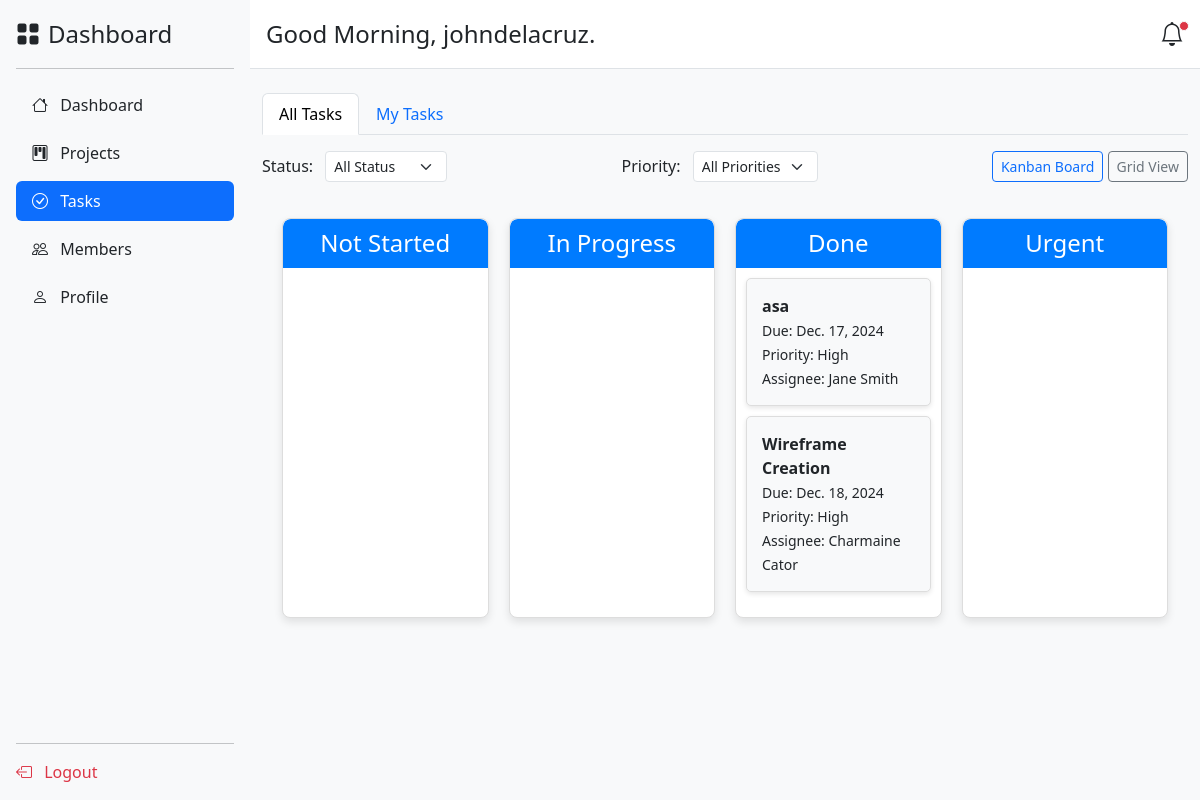
Page /tasks/ (signed in) on the committed database.
### app/models.py (models this page shows, shortened)
class Task(models.Model):
    STATUS_CHOICES = [
        ('not-started', 'Not Started'),
        ('in-progress', 'In Progress'),
        ('done', 'Done'),
        ('urgent', 'Urgent'),
    ]
    PRIORITY_CHOICES = [
        ('low', 'Low'),
        ('medium', 'Medium'),
        ('high', 'High'),
    ]
    title = models.CharField(max_length=255)  # Task title
    description = models.TextField()  # Task description
    due_date = models.DateField()  # Task deadline
    status = models.CharField(max_length=20, choices=STATUS_CHOICES, default='not-started')  # Task status
    priority = models.CharField(max_length=10, choices=PRIORITY_CHOICES, default='medium')  # Task priority
    project = models.ForeignKey(Project, on_delete=models.CASCADE, related_name="tasks")  # Associated project
    assignee = models.ForeignKey(User, on_delete=models.SET_NULL, null=True, blank=True, related_name="tasks")  # Assigned user
    created_by = models.ForeignKey(User, on_delete=models.SET_NULL, null=True, blank=True, related_name="created_tasks")  # Creator user ID
    date_created = models.DateTimeField(auto_now_add=True)  # Date the task was created
    date_updated = models.DateTimeField(auto_now=True)  # Date the task was last updated

### app/views.py (the view)
# urls.py: path('tasks/', views.tasks_view, name='tasks'),  # Add the tasks page
@login_required
def tasks_view(request):
    user_id = request.user.id  # Current logged-in user ID
    my_tasks = Task.objects.filter(assignee_id=user_id)
    all_tasks = Task.objects.exclude(assignee_id=user_id)
    context = {
        'all_tasks': all_tasks,
        'my_tasks': my_tasks,
    }
    return render(request, 'app/tasks.html', context)

### app/context_processors.py (called while the page is built)
def add_current_time(request):
    gmt8 = pytz.timezone('Asia/Manila')  # Set the timezone to GMT+8
    current_time = timezone.now().astimezone(gmt8)  # Convert current time to GMT+8
    return {'current_time': current_time}

### app/templates/app/tasks.html (shortened to what this page needs)
<!DOCTYPE html>
<html lang="en">
<head>
    <link href="https://cdn.jsdelivr.net/npm/bootstrap@5.3.3/dist/css/bootstrap.min.css" rel="stylesheet">
    <link href="https://cdn.jsdelivr.net/npm/bootstrap-icons@1.10.5/font/bootstrap-icons.css" rel="stylesheet">
</head>
<body>
    <div class="d-flex">
        {% include 'app/sidebar.html' %}
        <div class="flex-grow-1">
            {% include 'app/header.html' %}
            <div class="container mt-4">
                <ul class="nav nav-tabs mb-3" id="taskTabs">
                    <li class="nav-item">
                        <a class="nav-link active" id="allTasksTab" data-bs-toggle="tab" href="#all-tasks">All Tasks</a>
                    </li>
                    <li class="nav-item">
                        <a class="nav-link" id="myTasksTab" data-bs-toggle="tab" href="#my-tasks">My Tasks</a>
                    </li>
                </ul>
                <div class="d-flex justify-content-between mb-3">
                    <div>
                        <label for="statusFilter" class="me-2">Status:</label>
                        <select id="statusFilter" class="form-select form-select-sm d-inline-block w-auto">
                            <option value="all">All Status</option>
                        </select>
                    </div>
                    <div>
                        <label for="priorityFilter" class="me-2">Priority:</label>
                        <select id="priorityFilter" class="form-select form-select-sm d-inline-block w-auto">
                            <option value="all">All Priorities</option>
                        </select>
                    </div>
                    <div>
                        <button class="btn btn-outline-primary btn-sm" id="kanbanViewBtn">Kanban Board</button>
                        <button class="btn btn-outline-secondary btn-sm" id="gridViewBtn">Grid View</button>
                    </div>
                </div>
                <div class="tab-content">
                    <div class="tab-pane fade show active" id="all-tasks">
                        <div id="kanbanBoard" class="kanban-board">
                            <div class="kanban-column" id="not-started" ondrop="drop(event)" ondragover="allowDrop(event)">
                                <h4>Not Started</h4>
                            </div>
                            <div class="kanban-column" id="in-progress" ondrop="drop(event)" ondragover="allowDrop(event)">
                                <h4>In Progress</h4>
                            </div>
                            <div class="kanban-column" id="done" ondrop="drop(event)" ondragover="allowDrop(event)">
                                <h4>Done</h4>
                                {% for task in all_tasks %}
                                    {% if task.status == 'done' %}
                                    <div class="task-card" id="task{{ task.id }}" draggable="true" ondragstart="drag(event)">
                                        <strong>{{ task.title }}</strong> <br>
                                        <small>Due: {{ task.due_date }}</small><br>
                                        <small>Priority: {{ task.priority|title }}</small><br>
                                        <small>Assignee: {{ task.assignee.get_full_name|default:'Unassigned' }}</small>
                                    </div>
                                    {% endif %}
                                {% endfor %}
                            </div>
                            <div class="kanban-column" id="urgent" ondrop="drop(event)" ondragover="allowDrop(event)">
                                <h4>Urgent</h4>
                            </div>
                        </div>
                    </div>
                </div>
            </div>
        </div>
    </div>
</body>
</html>

### app/templates/app/header.html (shortened to what this page needs)
<div class="d-flex justify-content-between align-items-center p-3 bg-white border-bottom">
    <div>
        <h4 class="mb-0">
            {% if current_time.hour < 12 %}
                Good Morning, {{ user.username|default:"User" }}.
            {% elif current_time.hour < 18 %}
                Good Afternoon, {{ user.username|default:"User" }}.
            {% else %}
                Good Evening, {{ user.username|default:"User" }}.
            {% endif %}
        </h4>
    </div>
    <div>
        <a href="#" class="position-relative">
            <i class="bi bi-bell fs-4 text-dark"></i>
            <span class="position-absolute top-0 start-100 translate-middle p-1 bg-danger border border-light rounded-circle">
            </span>
        </a>
    </div>
</div>

### app/templates/app/tasks.html (style rules this page uses)
body { background-color: #f8f9fa; }
.kanban-board, .grid-view { display: flex; gap: 20px; justify-content: center; padding: 20px; }
.kanban-column, .grid-column { flex: 1; background-color: #ffffff; border: 1px solid #ddd; border-radius: 8px; box-shadow: 0 4px 8px rgba(0, 0, 0, 0.1); min-height: 400px; overflow-y: auto; }
.kanban-column h4 { text-align: center; background-color: #007bff; color: #ffffff; padding: 10px; margin: 0; border-radius: 8px 8px 0 0; }
.task-card { background-color: #f8f9fa; border: 1px solid #ddd; border-radius: 5px; padding: 15px; margin: 10px; box-shadow: 0 2px 5px rgba(0, 0, 0, 0.1); cursor: grab; }

### rows in the picture
Task: title "asa", due_date "Dec. 17, 2024", priority "High", assignee.get_full_name "Jane Smith"
Task: title "Wireframe Creation", due_date "Dec. 18, 2024", priority "High", assignee.get_full_name "Charmaine Cator"

### other values in the picture
{{ user.username|default:"User" }} "johndelacruz"
